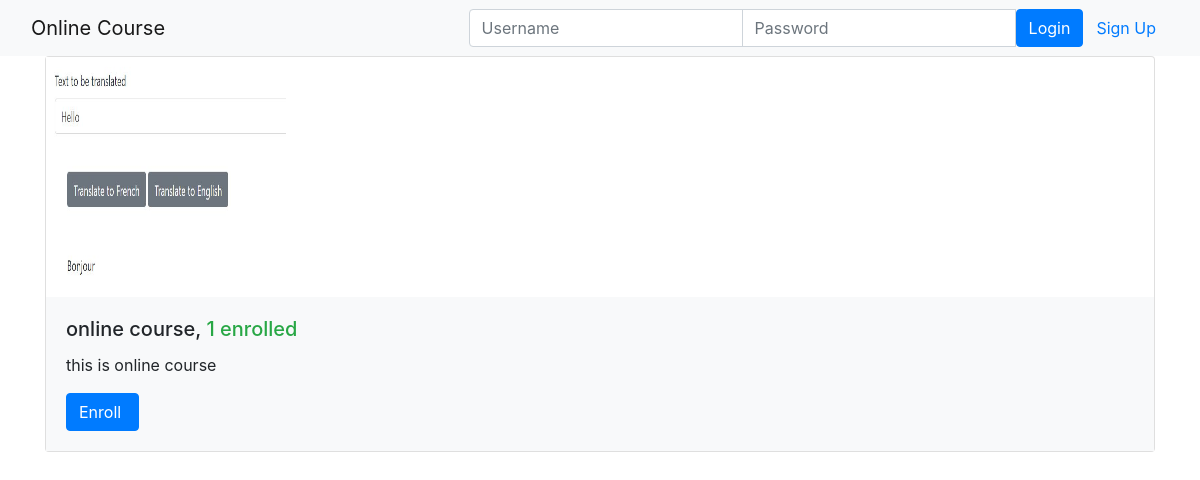
The page /onlinecourse/ on the database its author committed.
### onlinecourse/models.py (models this page shows, shortened)
class Course(models.Model):
    name = models.CharField(null=False, max_length=30, default='online course')
    image = models.ImageField(upload_to='course_images/')
    description = models.CharField(max_length=1000)
    pub_date = models.DateField(null=True)
    instructors = models.ManyToManyField(Instructor)
    users = models.ManyToManyField(settings.AUTH_USER_MODEL, through='Enrollment')
    total_enrollment = models.IntegerField(default=0)
    is_enrolled = False

### onlinecourse/views.py (the view)
class CourseListView(generic.ListView):
    template_name = 'onlinecourse/course_list_bootstrap.html'
    context_object_name = 'course_list'
    def get_queryset(self):
        user = self.request.user
        courses = Course.objects.order_by('-total_enrollment')[:10]
        for course in courses:
            if user.is_authenticated:
                course.is_enrolled = check_if_enrolled(user, course)
        return courses

### onlinecourse/templates/onlinecourse/course_list_bootstrap.html (shortened to what this page needs)
<!DOCTYPE html>
<html lang="en">
<head>
    {% load static %}
    <link rel="stylesheet" href="https://maxcdn.bootstrapcdn.com/bootstrap/4.5.2/css/bootstrap.min.css">
</head>
<body>
    <nav class="navbar navbar-light bg-light">
        <div class="container-fluid">
            <div class="navbar-header">
                  <a class="navbar-brand" href="#">Online Course</a>
            </div>
            <ul class="nav navbar-nav navbar-right">
                {% if user.is_authenticated %}
                <li>
                    <a class="btn btn-link" href="#">{{ user.first_name }}({{ user.username }})</a>
                    <a class="btn btn-link" href="{% url 'onlinecourse:logout' %}">Logout</a>
                </li>
                {% else %}
                <li>
                    <form class="form-inline" action="{% url 'onlinecourse:login' %}" method="post">
                        <div class="input-group">
                            <input type="text" class="form-control" placeholder="Username" name="username" >
                            <input type="password" class="form-control" placeholder="Password" name="psw" >
                            <button class="btn btn-primary" type="submit">Login</button>
                            <a class="btn btn-link" href="{% url 'onlinecourse:registration' %}">Sign Up</a>
                        </div>
                    </form>
                </li>
                {% endif %}
            </ul>
        </div>
    </nav>
    {% if course_list %}
        <div class="container">
            <div class="card-deck">
                {% for course in course_list %}
                         <div class="card" style="width: 36rem;">
                          <img class="card-img-left" src="{{MEDIA_URL}}/{{ course.image }}" width="240px" height="240px"
                               alt="Course image">
                          <div class="card-body bg-light">
                              <h5 class="card-title">{{ course.name }}, <span class="text-success">
                                  {{ course.total_enrollment}} enrolled</span></h5>
                            <p class="card-text">{{ course.description}}</p>
                            <form action="{% url 'onlinecourse:enroll' course.id %}" method="post">
                                  <input class="btn btn-primary"  type="submit"
                                         value="{% if course.is_enrolled %}Enter{% else %}Enroll{% endif %} ">
                            </form>
                          </div>
                        </div>
                {% endfor %}
            </div>
        </div>
    {% else %}
        <p>No courses are available.</p>
    {% endif %}
</body>
</html>

### rows shown on the page
Course: image (picture), name "online course", total_enrollment "1", description "this is online course", is_enrolled "Enroll"
